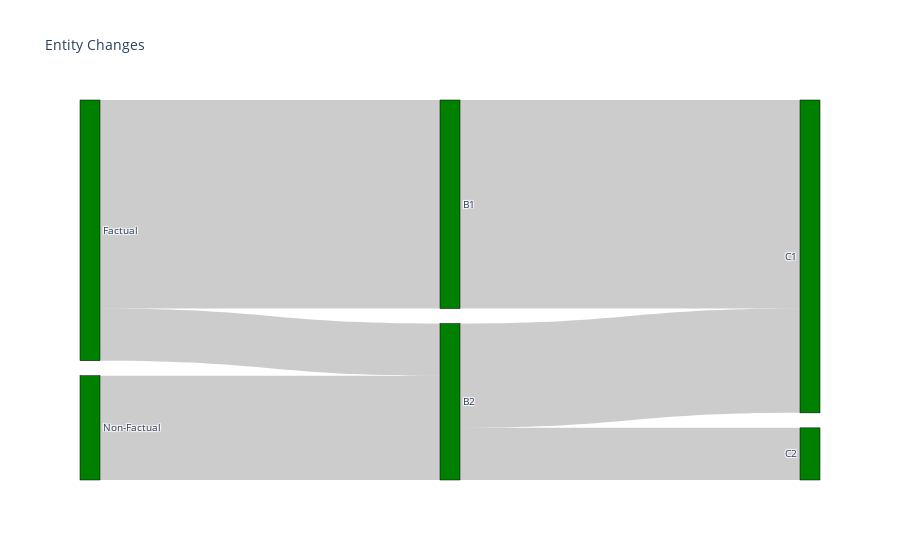

The notebook cell saved with this chart:
### Code cell
import plotly.graph_objects as go

fig = go.Figure(data=[go.Sankey(
    node = dict(
      pad = 15,
      thickness = 20,
      line = dict(color = "black", width = 0.5),
      label = ["Factual", "Non-Factual", "B1", "B2", "C1", "C2"],
      color = "green"
    ),
    link = dict(
      source = [0, 1, 0, 2, 3, 3], # indices correspond to labels, eg A1, A2, A1, B1, ...
      target = [2, 3, 3, 4, 4, 5],
      value = [8, 4, 2, 8, 4, 2]
  ))])

fig.update_layout(title_text="Entity Changes", font_size=10)
fig.show()

### Figure 1 — Plotly figure (JSON) as saved in the notebook; plotly's stock layout.template omitted (floating-point values rounded to 4 significant figures)
{"data": [{"link": {"source": [0, 1, 0, 2, 3, 3], "target": [2, 3, 3, 4, 4, 5], "value": [8, 4, 2, 8, 4, 2]}, "node": {"color": "green", "label": ["Factual", "Non-Factual", "B1", "B2", "C1", "C2"], "line": {"color": "black", "width": 0.5}, "pad": 15, "thickness": 20}, "type": "sankey"}], "layout": {"font": {"size": 10}, "title": {"text": "Entity Changes"}}}
